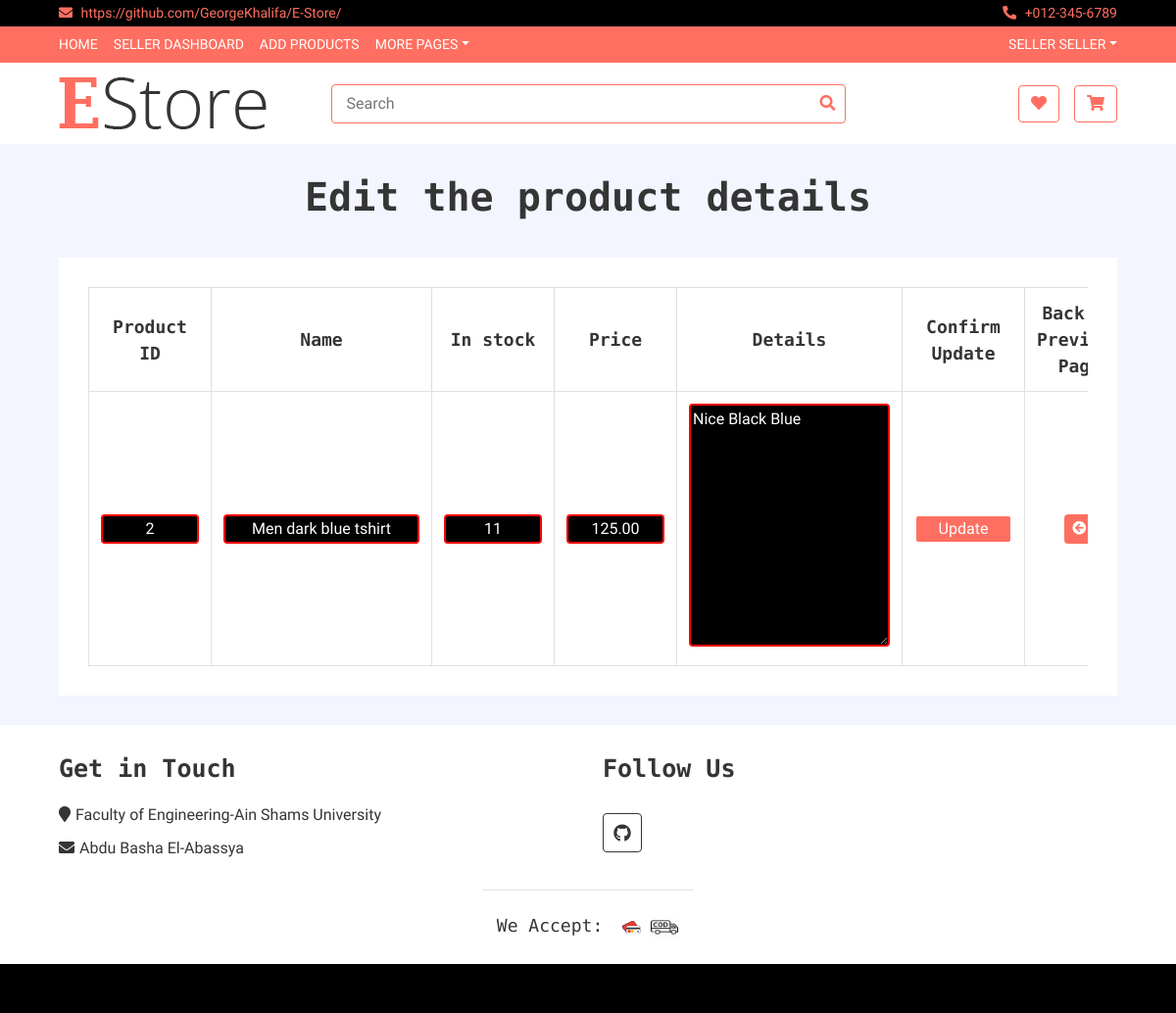
/App1/edit_product/2/ (signed in), run on an earlier commit of the app's database.
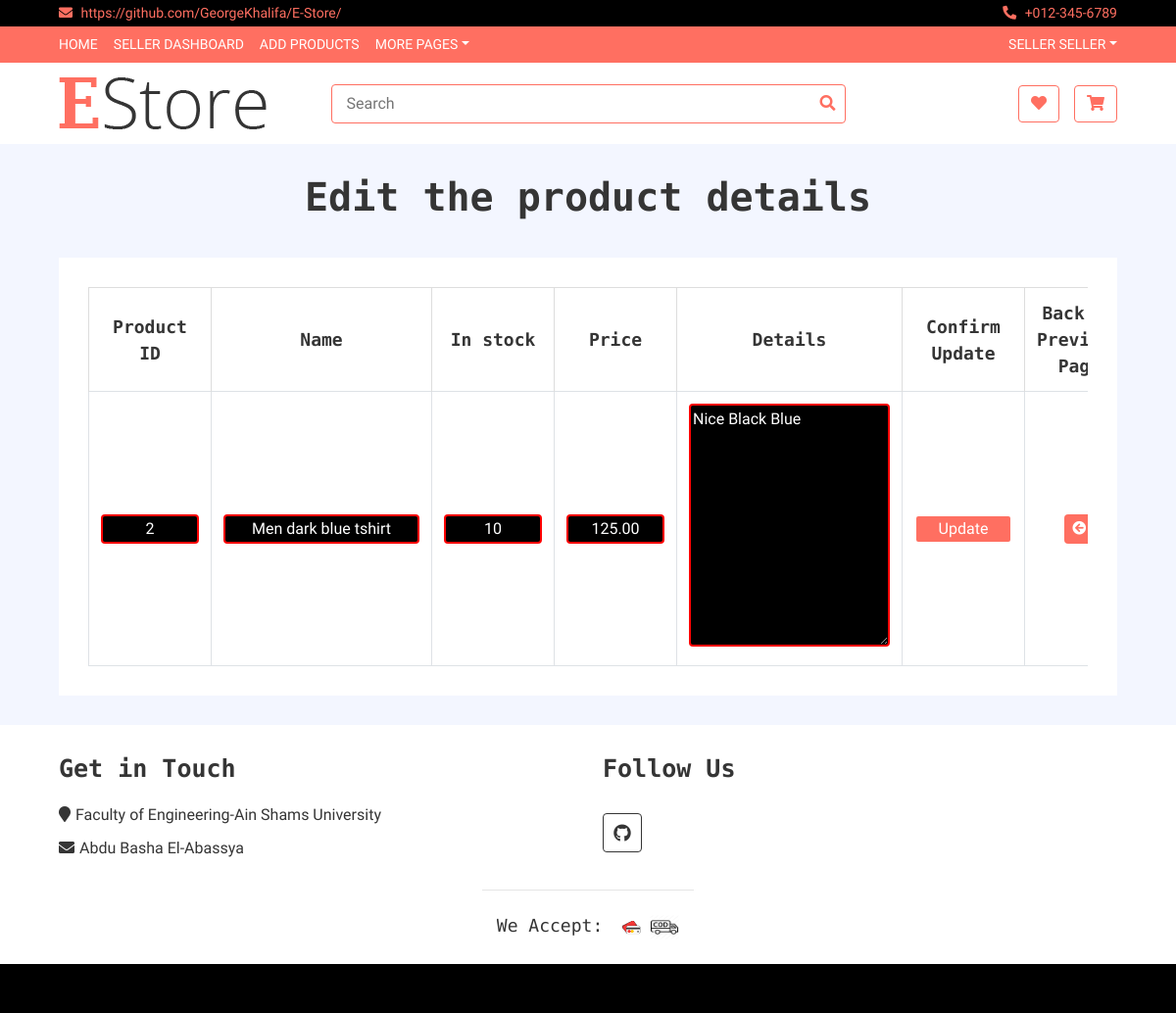
And on a later commit of the database.
### App1/models.py (models this page shows, shortened)
class Product(models.Model):
    id = models.AutoField(primary_key=True)
    seller = models.ForeignKey(to = User,on_delete = models.CASCADE)
    name=models.CharField(max_length=20,default='')
    in_stock = models.PositiveIntegerField()
    currency =  models.CharField(default='$',choices=currency_choices,max_length=20)
    size = models.CharField(default='S',choices=size_choices,max_length=20)
    price = models.DecimalField(max_length = 13, decimal_places = 2, max_digits = 10) #product_price
    picture = models.ImageField(upload_to = 'product_picture/', default = 'null.png')
    main_category= models.CharField(default='Men',choices=main_category_choices,max_length=20)
    secondary_category=  models.CharField(default='Top',choices=secondary_choices,max_length=20)
    details=models.CharField(default='',max_length=1999)
    views = models.ManyToManyField(User,related_name='view',default=None,blank=True)
    favourites =models.ManyToManyField(User,related_name='favourite',default=None,blank=True)

### App1/views.py (the view)
# urls.py: url(r'^edit_product/(?P<id>\d+)/$',views.edit_product,name='edit_product'),
@login_required
def edit_product(request,id):
    result = C.edit_product_c(request, id)
    return result

### App1/context_processors.py (called while the page is built)
def add_variable_to_context(request):
    if(request.user.is_authenticated and not request.user.is_superuser):
        actual_user = UserInfo.objects.filter(user = request.user)[0]
        firstname = request.user.first_name
        lastname = request.user.last_name
        if actual_user.BuyerOrSeller == 'seller':
            sellerflag = True
        else:
            sellerflag = False
    else:
        sellerflag = False
        firstname = ""
        lastname = ""
    return {
        'sellerflag': sellerflag, 'firstname': firstname, 'lastname': lastname
    }

### App1/views.py (called while the page is built)
    def edit_product_c(self, request,id):
        displayprod=Product.objects.get(id=id)
        return render(request,'App1/edit_product.html',{'editupdate':displayprod})

### templates/App1/edit_product.html (shortened to what this page needs)
{% extends 'App1/base.html'%}
{% block body_block %}
    <h1 style="text-align:center">Edit the product details</h1>
    <form action="{%url 'App1:update_product' editupdate.id %}" method="POST" >
    <div class="wishlist-page">
            <div class="container-fluid">
                <div class="wishlist-page-inner">
                    <div class="row">
                        <div class="col-md-12">
                            <div class="table-responsive">
                                <table class="table table-bordered">
                                    <thead class="thead-dark">
                                     <tr>
                                    <th>Product ID</th>
                                    <th>Name</th>
                                    <th>In stock</th>
                                    <th>Price</th>
                                    <th>Details</th>
                                    <th>Confirm Update</th>
                                    <th>Back to Previous Page</th>
                                    </tr>
                                    </thead>
                                     <tbody class="align-middle">
                                        <tr>
                                        <td><input type="text" name="id" value="{{editupdate.id}}" readonly style="width:100px; border: 2px solid red; border-radius: 4px"></td>
                                        <td><input type="text" name="name" value="{{editupdate.name}}" style="width:200px; border: 2px solid red; border-radius: 4px"></td>
                                        <td><input type="text" name="in_stock" value="{{editupdate.in_stock}}" style="width:100px; border: 2px solid red; border-radius: 4px"></td>
                                        <td><input type="text" name="price" value="{{editupdate.price}}" style="width:100px; border: 2px solid red; border-radius: 4px"></td>
                                        <td> <textarea name="details"  cols="20" rows="10" style="border: 2px solid red; border-radius: 4px; background-color:black; color:white;">{{editupdate.details}}</textarea></td>
                                        <td><input type="submit" value="Update" style=" width:100px; border: 2px solid; border-radius: 4px; background-color:#FF6F61;"/></td>
                                        <td><a href="{%url 'App1:product_status' %}"><button><i class="fas fa-arrow-circle-left"></i></button></a></td>
                                        </tr>
                                        </tbody>
                                  </table>
                                  </form>
{% endblock %}

What changed in the data, as far as the page shows it:
changed Product "Men dark blue tshirt": in_stock "11" → "10"
